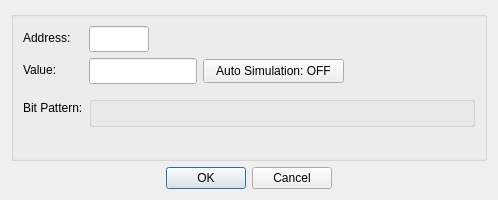
<?xml version="1.0" encoding="UTF-8"?>
<ui version="4.0">
 <class>DialogWriteHoldingRegister</class>
 <widget class="QDialog" name="DialogWriteHoldingRegister">
  <property name="geometry">
   <rect>
    <x>0</x>
    <y>0</y>
    <width>498</width>
    <height>200</height>
   </rect>
  </property>
  <property name="windowTitle">
   <string>Write Register</string>
  </property>
  <layout class="QVBoxLayout" name="verticalLayout">
   <item>
    <widget class="QGroupBox" name="groupBox">
     <layout class="QFormLayout" name="formLayout">
      <item row="0" column="0">
       <widget class="QLabel" name="labelAddress">
        <property name="text">
         <string>Address: </string>
        </property>
       </widget>
      </item>
      <item row="0" column="1">
       <widget class="NumericLineEdit" name="lineEditAddress">
        <property name="sizePolicy">
         <sizepolicy hsizetype="Fixed" vsizetype="Fixed">
          <horstretch>0</horstretch>
          <verstretch>0</verstretch>
         </sizepolicy>
        </property>
        <property name="minimumSize">
         <size>
          <width>0</width>
          <height>26</height>
         </size>
        </property>
        <property name="maximumSize">
         <size>
          <width>60</width>
          <height>16777215</height>
         </size>
        </property>
        <property name="text">
         <string/>
        </property>
       </widget>
      </item>
      <item row="1" column="0">
       <widget class="QLabel" name="labelValue">
        <property name="text">
         <string>Value: </string>
        </property>
       </widget>
      </item>
      <item row="1" column="1">
       <layout class="QHBoxLayout" name="horizontalLayout_2">
        <item>
         <widget class="NumericLineEdit" name="lineEditValue">
          <property name="sizePolicy">
           <sizepolicy hsizetype="Fixed" vsizetype="Fixed">
            <horstretch>0</horstretch>
            <verstretch>0</verstretch>
           </sizepolicy>
          </property>
          <property name="minimumSize">
           <size>
            <width>0</width>
            <height>26</height>
           </size>
          </property>
         </widget>
        </item>
        <item>
         <widget class="QPushButton" name="pushButtonSimulation">
          <property name="styleSheet">
           <string notr="true">padding: 4px 12px;</string>
          </property>
          <property name="text">
           <string>Auto Simulation: OFF</string>
          </property>
         </widget>
        </item>
        <item>
         <spacer name="horizontalSpacer_2">
          <property name="orientation">
           <enum>Qt::Orientation::Horizontal</enum>
          </property>
          <property name="sizeHint" stdset="0">
           <size>
            <width>0</width>
            <height>0</height>
           </size>
          </property>
         </spacer>
        </item>
       </layout>
      </item>
      <item row="3" column="0">
       <widget class="QLabel" name="labelBitPattern">
        <property name="text">
         <string>Bit Pattern:</string>
        </property>
       </widget>
      </item>
      <item row="3" column="1">
       <widget class="QGroupBox" name="groupBox_2">
        <layout class="QHBoxLayout" name="horizontalLayout">
         <property name="spacing">
          <number>0</number>
         </property>
         <property name="leftMargin">
          <number>0</number>
         </property>
         <property name="topMargin">
          <number>0</number>
         </property>
         <property name="rightMargin">
          <number>0</number>
         </property>
         <property name="bottomMargin">
          <number>0</number>
         </property>
         <item>
          <widget class="BitPatternControl" name="controlBitPattern" native="true"/>
         </item>
        </layout>
       </widget>
      </item>
      <item row="2" column="0">
       <spacer name="verticalSpacer">
        <property name="orientation">
         <enum>Qt::Orientation::Vertical</enum>
        </property>
        <property name="sizeType">
         <enum>QSizePolicy::Policy::Fixed</enum>
        </property>
        <property name="sizeHint" stdset="0">
         <size>
          <width>20</width>
          <height>0</height>
         </size>
        </property>
       </spacer>
      </item>
     </layout>
    </widget>
   </item>
   <item>
    <widget class="QDialogButtonBox" name="buttonBox">
     <property name="orientation">
      <enum>Qt::Orientation::Horizontal</enum>
     </property>
     <property name="standardButtons">
      <set>QDialogButtonBox::StandardButton::Cancel|QDialogButtonBox::StandardButton::Ok</set>
     </property>
     <property name="centerButtons">
      <bool>true</bool>
     </property>
    </widget>
   </item>
  </layout>
 </widget>
 <customwidgets>
  <customwidget>
   <class>NumericLineEdit</class>
   <extends>QLineEdit</extends>
   <header>numericlineedit.h</header>
  </customwidget>
  <customwidget>
   <class>BitPatternControl</class>
   <extends>QWidget</extends>
   <header>bitpatterncontrol.h</header>
   <container>1</container>
  </customwidget>
 </customwidgets>
 <tabstops>
  <tabstop>lineEditAddress</tabstop>
 </tabstops>
 <resources/>
 <connections>
  <connection>
   <sender>buttonBox</sender>
   <signal>accepted()</signal>
   <receiver>DialogWriteHoldingRegister</receiver>
   <slot>accept()</slot>
   <hints>
    <hint type="sourcelabel">
     <x>248</x>
     <y>254</y>
    </hint>
    <hint type="destinationlabel">
     <x>157</x>
     <y>274</y>
    </hint>
   </hints>
  </connection>
  <connection>
   <sender>buttonBox</sender>
   <signal>rejected()</signal>
   <receiver>DialogWriteHoldingRegister</receiver>
   <slot>reject()</slot>
   <hints>
    <hint type="sourcelabel">
     <x>316</x>
     <y>260</y>
    </hint>
    <hint type="destinationlabel">
     <x>286</x>
     <y>274</y>
    </hint>
   </hints>
  </connection>
 </connections>
</ui>
